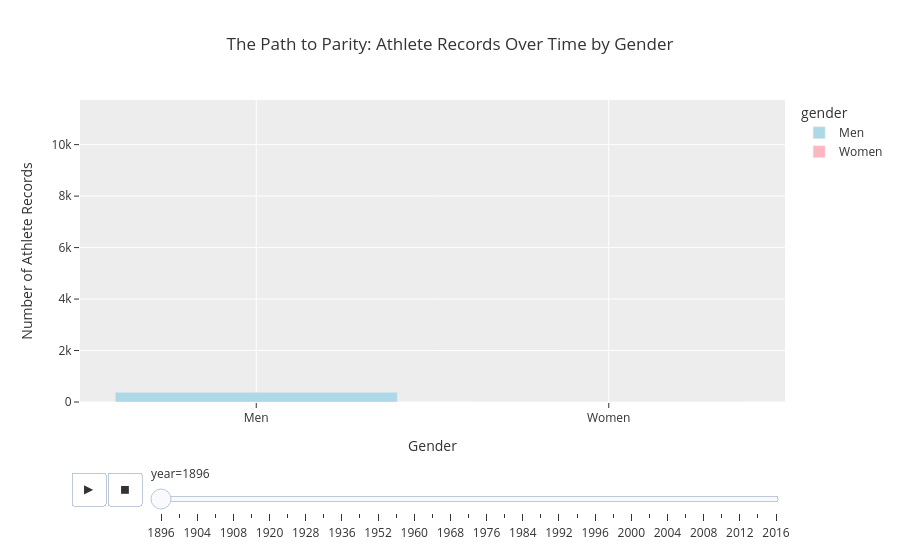

The cell this chart's notebook holds for it:
### Code cell
gender_time = olympics.groupby(["year", "gender"]).size().reset_index(name="count")

gender_time["gender"] = gender_time["gender"].replace({"M": "Men", "F": "Women"})

all_years = sorted(gender_time["year"].unique())
all_genders = ["Men", "Women"]

full_index = pd.MultiIndex.from_product(
    [all_years, all_genders],
    names=["year", "gender"]
)

gender_time = (
    gender_time
    .set_index(["year", "gender"])
    .reindex(full_index, fill_value=0)
    .reset_index()
)

fig_gender = px.bar(
    gender_time,
    x="gender",
    y="count",
    color="gender",
    animation_frame="year",
    range_y=[0, gender_time["count"].max() + 500],
    title="The Path to Parity: Athlete Records Over Time by Gender",
    template="ggplot2",
    color_discrete_map={
        "Men": "#ADD8E6",
        "Women": "#FFB6C1"
    }
)

fig_gender.update_layout(
    xaxis_title="Gender",
    yaxis_title="Number of Athlete Records"
)

fig_gender.show()

### Figure 1 — Plotly figure (JSON) as saved in the notebook; plotly's stock layout.template omitted (floating-point values rounded to 4 significant figures)
{"data": [{"hovertemplate": "gender=%{x}<br>year=1896<br>count=%{y}<extra></extra>", "legendgroup": "Men", "marker": {"color": "#ADD8E6", "pattern": {"shape": ""}}, "name": "Men", "orientation": "v", "showlegend": true, "textposition": "auto", "type": "bar", "x": ["Men"], "xaxis": "x", "y": [380], "yaxis": "y"}, {"hovertemplate": "gender=%{x}<br>year=1896<br>count=%{y}<extra></extra>", "legendgroup": "Women", "marker": {"color": "#FFB6C1", "pattern": {"shape": ""}}, "name": "Women", "orientation": "v", "showlegend": true, "textposition": "auto", "type": "bar", "x": ["Women"], "xaxis": "x", "y": [0], "yaxis": "y"}], "layout": {"barmode": "relative", "legend": {"title": {"text": "gender"}, "tracegroupgap": 0}, "sliders": [{"active": 0, "currentvalue": {"prefix": "year="}, "len": 0.9, "pad": {"b": 10, "t": 60}, "steps": [{"args": [["1896"], {"frame": {"duration": 0, "redraw": true}, "fromcurrent": true, "mode": "immediate", "transition": {"duration": 0, "easing": "linear"}}], "label": "1896", "method": "animate"}, {"args": [["1900"], {"frame": {"duration": 0, "redraw": true}, "fromcurrent": true, "mode": "immediate", "transition": {"duration": 0, "easing": "linear"}}], "label": "1900", "method": "animate"}, {"args": [["1904"], {"frame": {"duration": 0, "redraw": true}, "fromcurrent": true, "mode": "immediate", "transition": {"duration": 0, "easing": "linear"}}], "label": "1904", "method": "animate"}, {"args": [["1906"], {"frame": {"duration": 0, "redraw": true}, "fromcurrent": true, "mode": "immediate", "transition": {"duration": 0, "easing": "linear"}}], "label": "1906", "method": "animate"}, {"args": [["1908"], {"frame": {"duration": 0, "redraw": true}, "fromcurrent": true, "mode": "immediate", "transition": {"duration": 0, "easing": "linear"}}], "label": "1908", "method": "animate"}, {"args": [["1912"], {"frame": {"duration": 0, "redraw": true}, "fromcurrent": true, "mode": "immediate", "transition": {"duration": 0, "easing": "linear"}}], "label": "1912", "method": "animate"}, {"args": [["1920"], {"frame": {"duration": 0, "redraw": true}, "fromcurrent": true, "mode": "immediate", "transition": {"duration": 0, "easing": "linear"}}], "label": "1920", "method": "animate"}, {"args": [["1924"], {"frame": {"duration": 0, "redraw": true}, "fromcurrent": true, "mode": "immediate", "transition": {"duration": 0, "easing": "linear"}}], "label": "1924", "method": "animate"}, {"args": [["1928"], {"frame": {"duration": 0, "redraw": true}, "fromcurrent": true, "mode": "immediate", "transition": {"duration": 0, "easing": "linear"}}], "label": "1928", "method": "animate"}, {"args": [["1932"], {"frame": {"duration": 0, "redraw": true}, "fromcurrent": true, "mode": "immediate", "transition": {"duration": 0, "easing": "linear"}}], "label": "1932", "method": "animate"}, {"args": [["1936"], {"frame": {"duration": 0, "redraw": true}, "fromcurrent": true, "mode": "immediate", "transition": {"duration": 0, "easing": "linear"}}], "label": "1936", "method": "animate"}, {"args": [["1948"], {"frame": {"duration": 0, "redraw": true}, "fromcurrent": true, "mode": "immediate", "transition": {"duration": 0, "easing": "linear"}}], "label": "1948", "method": "animate"}, {"args": [["1952"], {"frame": {"duration": 0, "redraw": true}, "fromcurrent": true, "mode": "immediate", "transition": {"duration": 0, "easing": "linear"}}], "label": "1952", "method": "animate"}, {"args": [["1956"], {"frame": {"duration": 0, "redraw": true}, "fromcurrent": true, "mode": "immediate", "transition": {"duration": 0, "easing": "linear"}}], "label": "1956", "method": "animate"}, {"args": [["1960"], {"frame": {"duration": 0, "redraw": true}, "fromcurrent": true, "mode": "immediate", "transition": {"duration": 0, "easing": "linear"}}], "label": "1960", "method": "animate"}, {"args": [["1964"], {"frame": {"duration": 0, "redraw": true}, "fromcurrent": true, "mode": "immediate", "transition": {"duration": 0, "easing": "linear"}}], "label": "1964", "method": "animate"}, {"args": [["1968"], {"frame": {"duration": 0, "redraw": true}, "fromcurrent": true, "mode": "immediate", "transition": {"duration": 0, "easing": "linear"}}], "label": "1968", "method": "animate"}, {"args": [["1972"], {"frame": {"duration": 0, "redraw": true}, "fromcurrent": true, "mode": "immediate", "transition": {"duration": 0, "easing": "linear"}}], "label": "1972", "method": "animate"}, {"args": [["1976"], {"frame": {"duration": 0, "redraw": true}, "fromcurrent": true, "mode": "immediate", "transition": {"duration": 0, "easing": "linear"}}], "label": "1976", "method": "animate"}, {"args": [["1980"], {"frame": {"duration": 0, "redraw": true}, "fromcurrent": true, "mode": "immediate", "transition": {"duration": 0, "easing": "linear"}}], "label": "1980", "method": "animate"}, {"args": [["1984"], {"frame": {"duration": 0, "redraw": true}, "fromcurrent": true, "mode": "immediate", "transition": {"duration": 0, "easing": "linear"}}], "label": "1984", "method": "animate"}, {"args": [["1988"], {"frame": {"duration": 0, "redraw": true}, "fromcurrent": true, "mode": "immediate", "transition": {"duration": 0, "easing": "linear"}}], "label": "1988", "method": "animate"}, {"args": [["1992"], {"frame": {"duration": 0, "redraw": true}, "fromcurrent": true, "mode": "immediate", "transition": {"duration": 0, "easing": "linear"}}], "label": "1992", "method": "animate"}, {"args": [["1994"], {"frame": {"duration": 0, "redraw": true}, "fromcurrent": true, "mode": "immediate", "transition": {"duration": 0, "easing": "linear"}}], "label": "1994", "method": "animate"}, {"args": [["1996"], {"frame": {"duration": 0, "redraw": true}, "fromcurrent": true, "mode": "immediate", "transition": {"duration": 0, "easing": "linear"}}], "label": "1996", "method": "animate"}, {"args": [["1998"], {"frame": {"duration": 0, "redraw": true}, "fromcurrent": true, "mode": "immediate", "transition": {"duration": 0, "easing": "linear"}}], "label": "1998", "method": "animate"}, {"args": [["2000"], {"frame": {"duration": 0, "redraw": true}, "fromcurrent": true, "mode": "immediate", "transition": {"duration": 0, "easing": "linear"}}], "label": "2000", "method": "animate"}, {"args": [["2002"], {"frame": {"duration": 0, "redraw": true}, "fromcurrent": true, "mode": "immediate", "transition": {"duration": 0, "easing": "linear"}}], "label": "2002", "method": "animate"}, {"args": [["2004"], {"frame": {"duration": 0, "redraw": true}, "fromcurrent": true, "mode": "immediate", "transition": {"duration": 0, "easing": "linear"}}], "label": "2004", "method": "animate"}, {"args": [["2006"], {"frame": {"duration": 0, "redraw": true}, "fromcurrent": true, "mode": "immediate", "transition": {"duration": 0, "easing": "linear"}}], "label": "2006", "method": "animate"}, {"args": [["2008"], {"frame": {"duration": 0, "redraw": true}, "fromcurrent": true, "mode": "immediate", "transition": {"duration": 0, "easing": "linear"}}], "label": "2008", "method": "animate"}, {"args": [["2010"], {"frame": {"duration": 0, "redraw": true}, "fromcurrent": true, "mode": "immediate", "transition": {"duration": 0, "easing": "linear"}}], "label": "2010", "method": "animate"}, {"args": [["2012"], {"frame": {"duration": 0, "redraw": true}, "fromcurrent": true, "mode": "immediate", "transition": {"duration": 0, "easing": "linear"}}], "label": "2012", "method": "animate"}, {"args": [["2014"], {"frame": {"duration": 0, "redraw": true}, "fromcurrent": true, "mode": "immediate", "transition": {"duration": 0, "easing": "linear"}}], "label": "2014", "method": "animate"}, {"args": [["2016"], {"frame": {"duration": 0, "redraw": true}, "fromcurrent": true, "mode": "immediate", "transition": {"duration": 0, "easing": "linear"}}], "label": "2016", "method": "animate"}], "x": 0.1, "xanchor": "left", "y": 0, "yanchor": "top"}], "title": {"text": "The Path to Parity: Athlete Records Over Time by Gender"}, "updatemenus": [{"buttons": [{"args": [null, {"frame": {"duration": 500, "redraw": true}, "fromcurrent": true, "mode": "immediate", "transition": {"duration": 500, "easing": "linear"}}], "label": "&#9654;", "method": "animate"}, {"args": [[null], {"frame": {"duration": 0, "redraw": true}, "fromcurrent": true, "mode": "immediate", "transition": {"duration": 0, "easing": "linear"}}], "label": "&#9724;", "method": "animate"}], "direction": "left", "pad": {"r": 10, "t": 70}, "showactive": false, "type": "buttons", "x": 0.1, "xanchor": "right", "y": 0, "yanchor": "top"}], "xaxis": {"anchor": "y", "categoryarray": ["Men", "Women"], "categoryorder": "array", "domain": [0, 1], "title": {"text": "Gender"}}, "yaxis": {"anchor": "x", "domain": [0, 1], "range": [0, 11735], "title": {"text": "Number of Athlete Records"}}}}
